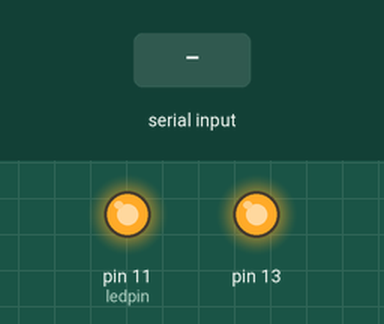
The sketch below on a simulated Arduino Uno, built with avr-gcc and run on an emulated ATmega328P. On the bench: output pins drawn as LEDs (lit = HIGH). Inputs (shaded band) come from the test bench.

Above: at 1.3 s.
1.4 s: "90,45\n" received over Serial
At 2.4 s:
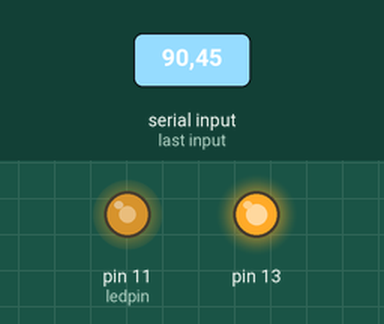
2.9 s: "200\n" received over Serial
At 3.5 s:
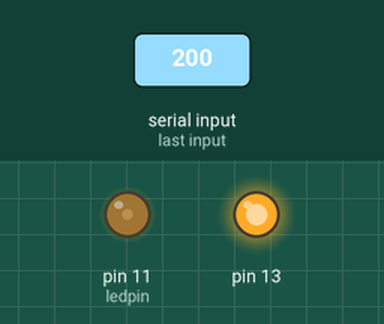
4.4 s: "90\n" received over Serial
At 5.8 s:
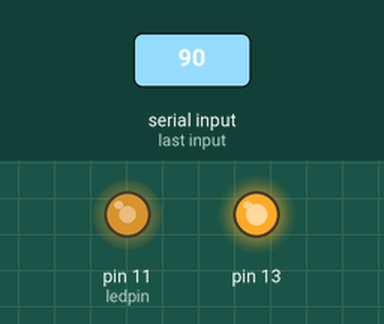
Timing chart, 0 to 7.4 s (numbered marks = the images above; inputs shaded):
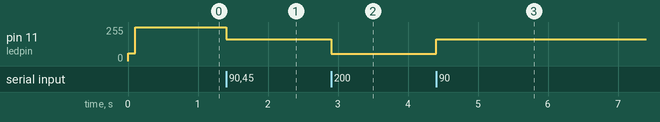

The sketch:

shine.ino
```cpp
int ledpin = 11;

void setup() {
	pinMode(ledpin, OUTPUT);
	analogWrite(ledpin, 60);
	delay(100);
	analogWrite(ledpin, 255);

	pinMode(13, OUTPUT);
	digitalWrite(13, HIGH);

	Serial.begin(9600);
}

void loop() {
	// delay(500);
	// digitalWrite(13, LOW);
	// delay(500);
	// digitalWrite(13, HIGH);

	if (Serial.available() > 0) {
		int val = Serial.parseInt();
		if (val >= 0 && val <= 255)
			analogWrite(ledpin, 255 - val);
		while (Serial.read() != '\n') {}
	}
}
```

Measured:
- after the input at 1.4 s, pin 11 (ledpin): 255/255 → 165/255 at once
- after the input at 2.9 s, pin 11 (ledpin): 165/255 → 55/255 at once
- after the input at 4.4 s, pin 11 (ledpin): 55/255 → 165/255 at once
